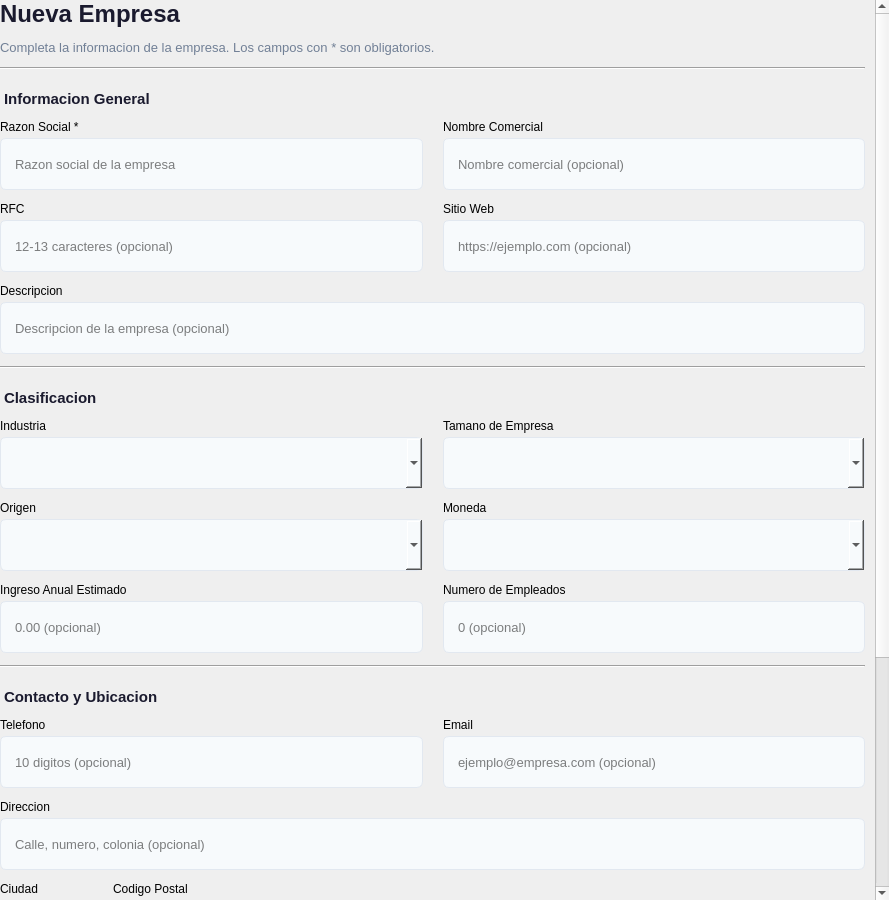
<?xml version="1.0" encoding="UTF-8"?>
<ui version="4.0">
 <class>EmpresaForm</class>
 <widget class="QWidget" name="EmpresaForm">
  <property name="geometry">
   <rect>
    <x>0</x>
    <y>0</y>
    <width>889</width>
    <height>900</height>
   </rect>
  </property>
  <property name="styleSheet">
   <string notr="true">
/* === FORM GLOBAL === */
QWidget#EmpresaForm {
    background-color: transparent;
}

/* === LABELS === */
QLabel#form_titulo {
    font-size: 24px;
    font-weight: bold;
    color: #1a1a2e;
}
QLabel#form_subtitulo {
    font-size: 13px;
    color: #718096;
}
QLabel#seccionGeneral, QLabel#seccionClasificacion, QLabel#seccionUbicacion, QLabel#seccionAsignacion {
    font-size: 15px;
    font-weight: bold;
    color: #1a1a2e;
    padding-top: 8px;
}
QLabel.fieldLabel {
    font-size: 13px;
    color: #2d3748;
    font-weight: 600;
}

/* === INPUTS === */
QLineEdit, QComboBox {
    padding: 8px 12px;
    border: 1px solid #e2e8f0;
    border-radius: 6px;
    background-color: #f7fafc;
    font-size: 13px;
    min-height: 34px;
}
QLineEdit:focus, QComboBox:focus {
    border: 1px solid #4a90d9;
    background-color: white;
}
QLineEdit:hover, QComboBox:hover {
    border: 1px solid #cbd5e0;
}

/* === CHECKBOX === */
QCheckBox#check_activo {
    font-size: 13px;
    color: #2d3748;
    spacing: 8px;
}
QCheckBox#check_activo::indicator {
    width: 18px;
    height: 18px;
    border: 2px solid #e2e8f0;
    border-radius: 4px;
    background-color: #f7fafc;
}
QCheckBox#check_activo::indicator:checked {
    background-color: #4a90d9;
    border-color: #4a90d9;
}
QCheckBox#check_activo::indicator:hover {
    border-color: #cbd5e0;
}

/* === BUTTONS === */
QPushButton#btn_guardar {
    background-color: #4a90d9;
    color: white;
    border: none;
    border-radius: 6px;
    font-size: 14px;
    font-weight: 600;
    padding: 10px 24px;
    min-height: 38px;
}
QPushButton#btn_guardar:hover {
    background-color: #3a7bc8;
}
QPushButton#btn_guardar:pressed {
    background-color: #2a6bb8;
}
QPushButton#btn_limpiar, QPushButton#btn_cancelar {
    background-color: white;
    color: #2d3748;
    border: 1px solid #e2e8f0;
    border-radius: 6px;
    font-size: 14px;
    font-weight: 500;
    padding: 10px 20px;
    min-height: 38px;
}
QPushButton#btn_limpiar:hover, QPushButton#btn_cancelar:hover {
    background-color: #f7fafc;
    border-color: #cbd5e0;
}

/* === SEPARATOR === */
QFrame#separator1, QFrame#separator2, QFrame#separator3, QFrame#separator4 {
    color: #e2e8f0;
}
   </string>
  </property>
  <layout class="QVBoxLayout" name="formMainLayout">
   <property name="leftMargin"><number>0</number></property>
   <property name="topMargin"><number>0</number></property>
   <property name="rightMargin"><number>0</number></property>
   <property name="bottomMargin"><number>0</number></property>
   <item>
    <widget class="QScrollArea" name="scrollArea">
     <property name="frameShape"><enum>QFrame::NoFrame</enum></property>
     <property name="widgetResizable"><bool>true</bool></property>
     <widget class="QWidget" name="scrollContent">
      <property name="styleSheet">
       <string notr="true">QWidget#scrollContent { background-color: transparent; }</string>
      </property>
      <layout class="QVBoxLayout" name="scrollLayout">
       <property name="spacing"><number>12</number></property>
       <property name="leftMargin"><number>0</number></property>
       <property name="topMargin"><number>0</number></property>
       <property name="rightMargin"><number>10</number></property>
       <property name="bottomMargin"><number>10</number></property>

       <!-- TITULO -->
       <item>
        <widget class="QLabel" name="form_titulo">
         <property name="text"><string>Nueva Empresa</string></property>
        </widget>
       </item>
       <item>
        <widget class="QLabel" name="form_subtitulo">
         <property name="text"><string>Completa la informacion de la empresa. Los campos con * son obligatorios.</string></property>
         <property name="wordWrap"><bool>true</bool></property>
        </widget>
       </item>

       <!-- SEPARATOR 1 -->
       <item>
        <widget class="QFrame" name="separator1">
         <property name="frameShape"><enum>QFrame::HLine</enum></property>
         <property name="frameShadow"><enum>QFrame::Sunken</enum></property>
        </widget>
       </item>

       <!-- SECCION: Informacion General -->
       <item>
        <widget class="QLabel" name="seccionGeneral">
         <property name="text"><string>Informacion General</string></property>
        </widget>
       </item>

       <!-- Row 1: Razon Social + Nombre Comercial -->
       <item>
        <layout class="QHBoxLayout" name="row1Layout">
         <property name="spacing"><number>20</number></property>
         <item>
          <layout class="QVBoxLayout" name="razonSocialLayout">
           <property name="spacing"><number>4</number></property>
           <item>
            <widget class="QLabel" name="label_razon_social">
             <property name="text"><string>Razon Social *</string></property>
            </widget>
           </item>
           <item>
            <widget class="QLineEdit" name="input_razon_social">
             <property name="placeholderText"><string>Razon social de la empresa</string></property>
            </widget>
           </item>
          </layout>
         </item>
         <item>
          <layout class="QVBoxLayout" name="nombreComercialLayout">
           <property name="spacing"><number>4</number></property>
           <item>
            <widget class="QLabel" name="label_nombre_comercial">
             <property name="text"><string>Nombre Comercial</string></property>
            </widget>
           </item>
           <item>
            <widget class="QLineEdit" name="input_nombre_comercial">
             <property name="placeholderText"><string>Nombre comercial (opcional)</string></property>
            </widget>
           </item>
          </layout>
         </item>
        </layout>
       </item>

       <!-- Row 2: RFC + Sitio Web -->
       <item>
        <layout class="QHBoxLayout" name="row2Layout">
         <property name="spacing"><number>20</number></property>
         <item>
          <layout class="QVBoxLayout" name="rfcLayout">
           <property name="spacing"><number>4</number></property>
           <item>
            <widget class="QLabel" name="label_rfc">
             <property name="text"><string>RFC</string></property>
            </widget>
           </item>
           <item>
            <widget class="QLineEdit" name="input_rfc">
             <property name="maxLength"><number>13</number></property>
             <property name="placeholderText"><string>12-13 caracteres (opcional)</string></property>
            </widget>
           </item>
          </layout>
         </item>
         <item>
          <layout class="QVBoxLayout" name="sitioWebLayout">
           <property name="spacing"><number>4</number></property>
           <item>
            <widget class="QLabel" name="label_sitio_web">
             <property name="text"><string>Sitio Web</string></property>
            </widget>
           </item>
           <item>
            <widget class="QLineEdit" name="input_sitio_web">
             <property name="placeholderText"><string>https://ejemplo.com (opcional)</string></property>
            </widget>
           </item>
          </layout>
         </item>
        </layout>
       </item>

       <!-- Row 3: Descripcion (ancho completo) -->
       <item>
        <layout class="QVBoxLayout" name="descripcionLayout">
         <property name="spacing"><number>4</number></property>
         <item>
          <widget class="QLabel" name="label_descripcion">
           <property name="text"><string>Descripcion</string></property>
          </widget>
         </item>
         <item>
          <widget class="QLineEdit" name="input_descripcion">
           <property name="placeholderText"><string>Descripcion de la empresa (opcional)</string></property>
          </widget>
         </item>
        </layout>
       </item>

       <!-- SEPARATOR 2 -->
       <item>
        <widget class="QFrame" name="separator2">
         <property name="frameShape"><enum>QFrame::HLine</enum></property>
         <property name="frameShadow"><enum>QFrame::Sunken</enum></property>
        </widget>
       </item>

       <!-- SECCION: Clasificacion -->
       <item>
        <widget class="QLabel" name="seccionClasificacion">
         <property name="text"><string>Clasificacion</string></property>
        </widget>
       </item>

       <!-- Row 4: Industria + Tamano -->
       <item>
        <layout class="QHBoxLayout" name="row4Layout">
         <property name="spacing"><number>20</number></property>
         <item>
          <layout class="QVBoxLayout" name="industriaLayout">
           <property name="spacing"><number>4</number></property>
           <item>
            <widget class="QLabel" name="label_industria">
             <property name="text"><string>Industria</string></property>
            </widget>
           </item>
           <item>
            <widget class="QComboBox" name="combo_industria"/>
           </item>
          </layout>
         </item>
         <item>
          <layout class="QVBoxLayout" name="tamanoLayout">
           <property name="spacing"><number>4</number></property>
           <item>
            <widget class="QLabel" name="label_tamano">
             <property name="text"><string>Tamano de Empresa</string></property>
            </widget>
           </item>
           <item>
            <widget class="QComboBox" name="combo_tamano"/>
           </item>
          </layout>
         </item>
        </layout>
       </item>

       <!-- Row 5: Origen + Moneda -->
       <item>
        <layout class="QHBoxLayout" name="row5Layout">
         <property name="spacing"><number>20</number></property>
         <item>
          <layout class="QVBoxLayout" name="origenLayout">
           <property name="spacing"><number>4</number></property>
           <item>
            <widget class="QLabel" name="label_origen">
             <property name="text"><string>Origen</string></property>
            </widget>
           </item>
           <item>
            <widget class="QComboBox" name="combo_origen"/>
           </item>
          </layout>
         </item>
         <item>
          <layout class="QVBoxLayout" name="monedaLayout">
           <property name="spacing"><number>4</number></property>
           <item>
            <widget class="QLabel" name="label_moneda">
             <property name="text"><string>Moneda</string></property>
            </widget>
           </item>
           <item>
            <widget class="QComboBox" name="combo_moneda"/>
           </item>
          </layout>
         </item>
        </layout>
       </item>

       <!-- Row 6: Ingreso Anual + Num Empleados -->
       <item>
        <layout class="QHBoxLayout" name="row6Layout">
         <property name="spacing"><number>20</number></property>
         <item>
          <layout class="QVBoxLayout" name="ingresoLayout">
           <property name="spacing"><number>4</number></property>
           <item>
            <widget class="QLabel" name="label_ingreso_anual">
             <property name="text"><string>Ingreso Anual Estimado</string></property>
            </widget>
           </item>
           <item>
            <widget class="QLineEdit" name="input_ingreso_anual">
             <property name="placeholderText"><string>0.00 (opcional)</string></property>
            </widget>
           </item>
          </layout>
         </item>
         <item>
          <layout class="QVBoxLayout" name="numEmpleadosLayout">
           <property name="spacing"><number>4</number></property>
           <item>
            <widget class="QLabel" name="label_num_empleados">
             <property name="text"><string>Numero de Empleados</string></property>
            </widget>
           </item>
           <item>
            <widget class="QLineEdit" name="input_num_empleados">
             <property name="placeholderText"><string>0 (opcional)</string></property>
            </widget>
           </item>
          </layout>
         </item>
        </layout>
       </item>

       <!-- SEPARATOR 3 -->
       <item>
        <widget class="QFrame" name="separator3">
         <property name="frameShape"><enum>QFrame::HLine</enum></property>
         <property name="frameShadow"><enum>QFrame::Sunken</enum></property>
        </widget>
       </item>

       <!-- SECCION: Contacto y Ubicacion -->
       <item>
        <widget class="QLabel" name="seccionUbicacion">
         <property name="text"><string>Contacto y Ubicacion</string></property>
        </widget>
       </item>

       <!-- Row 7: Telefono + Email -->
       <item>
        <layout class="QHBoxLayout" name="row7Layout">
         <property name="spacing"><number>20</number></property>
         <item>
          <layout class="QVBoxLayout" name="telefonoLayout">
           <property name="spacing"><number>4</number></property>
           <item>
            <widget class="QLabel" name="label_telefono">
             <property name="text"><string>Telefono</string></property>
            </widget>
           </item>
           <item>
            <widget class="QLineEdit" name="input_telefono">
             <property name="maxLength"><number>10</number></property>
             <property name="placeholderText"><string>10 digitos (opcional)</string></property>
            </widget>
           </item>
          </layout>
         </item>
         <item>
          <layout class="QVBoxLayout" name="emailLayout">
           <property name="spacing"><number>4</number></property>
           <item>
            <widget class="QLabel" name="label_email">
             <property name="text"><string>Email</string></property>
            </widget>
           </item>
           <item>
            <widget class="QLineEdit" name="input_email">
             <property name="placeholderText"><string>ejemplo@empresa.com (opcional)</string></property>
            </widget>
           </item>
          </layout>
         </item>
        </layout>
       </item>

       <!-- Row 8: Direccion (ancho completo) -->
       <item>
        <layout class="QVBoxLayout" name="direccionLayout">
         <property name="spacing"><number>4</number></property>
         <item>
          <widget class="QLabel" name="label_direccion">
           <property name="text"><string>Direccion</string></property>
          </widget>
         </item>
         <item>
          <widget class="QLineEdit" name="input_direccion">
           <property name="placeholderText"><string>Calle, numero, colonia (opcional)</string></property>
          </widget>
         </item>
        </layout>
       </item>

       <!-- Row 9: Ciudad + Codigo Postal -->
       <item>
        <layout class="QHBoxLayout" name="row9Layout">
         <property name="spacing"><number>20</number></property>
         <item>
          <layout class="QVBoxLayout" name="ciudadLayout">
           <property name="spacing"><number>4</number></property>
           <item>
            <widget class="QLabel" name="label_ciudad">
             <property name="text"><string>Ciudad</string></property>
            </widget>
           </item>
           <item>
            <widget class="QComboBox" name="combo_ciudad"/>
           </item>
          </layout>
         </item>
         <item>
          <layout class="QVBoxLayout" name="cpLayout">
           <property name="spacing"><number>4</number></property>
           <item>
            <widget class="QLabel" name="label_codigo_postal">
             <property name="text"><string>Codigo Postal</string></property>
            </widget>
           </item>
           <item>
            <widget class="QLineEdit" name="input_codigo_postal">
             <property name="maxLength"><number>5</number></property>
             <property name="placeholderText"><string>5 digitos (opcional)</string></property>
            </widget>
           </item>
          </layout>
         </item>
        </layout>
       </item>

       <!-- SEPARATOR 4 -->
       <item>
        <widget class="QFrame" name="separator4">
         <property name="frameShape"><enum>QFrame::HLine</enum></property>
         <property name="frameShadow"><enum>QFrame::Sunken</enum></property>
        </widget>
       </item>

       <!-- SECCION: Asignacion y Estado -->
       <item>
        <widget class="QLabel" name="seccionAsignacion">
         <property name="text"><string>Asignacion y Estado</string></property>
        </widget>
       </item>

       <!-- Row 10: Propietario + Activo -->
       <item>
        <layout class="QHBoxLayout" name="row10Layout">
         <property name="spacing"><number>20</number></property>
         <item>
          <layout class="QVBoxLayout" name="propietarioLayout">
           <property name="spacing"><number>4</number></property>
           <item>
            <widget class="QLabel" name="label_propietario">
             <property name="text"><string>Propietario</string></property>
            </widget>
           </item>
           <item>
            <widget class="QComboBox" name="combo_propietario"/>
           </item>
          </layout>
         </item>
         <item>
          <layout class="QVBoxLayout" name="estadoLayout">
           <property name="spacing"><number>4</number></property>
           <item>
            <widget class="QLabel" name="label_activo">
             <property name="text"><string>Estado</string></property>
            </widget>
           </item>
           <item>
            <widget class="QCheckBox" name="check_activo">
             <property name="text"><string>Empresa activa</string></property>
             <property name="checked"><bool>true</bool></property>
            </widget>
           </item>
          </layout>
         </item>
        </layout>
       </item>

       <!-- SPACER -->
       <item>
        <spacer name="formBottomSpacer">
         <property name="orientation"><enum>Qt::Vertical</enum></property>
         <property name="sizeType"><enum>QSizePolicy::Fixed</enum></property>
         <property name="sizeHint" stdset="0">
          <size><width>20</width><height>10</height></size>
         </property>
        </spacer>
       </item>

       <!-- BUTTONS -->
       <item>
        <layout class="QHBoxLayout" name="buttonsLayout">
         <property name="spacing"><number>12</number></property>
         <item>
          <widget class="QPushButton" name="btn_guardar">
           <property name="cursor"><cursorShape>PointingHandCursor</cursorShape></property>
           <property name="text"><string>Guardar Empresa</string></property>
          </widget>
         </item>
         <item>
          <widget class="QPushButton" name="btn_limpiar">
           <property name="cursor"><cursorShape>PointingHandCursor</cursorShape></property>
           <property name="text"><string>Limpiar</string></property>
          </widget>
         </item>
         <item>
          <widget class="QPushButton" name="btn_cancelar">
           <property name="cursor"><cursorShape>PointingHandCursor</cursorShape></property>
           <property name="text"><string>Cancelar</string></property>
          </widget>
         </item>
         <item>
          <spacer name="buttonsSpacer">
           <property name="orientation"><enum>Qt::Horizontal</enum></property>
           <property name="sizeHint" stdset="0">
            <size><width>40</width><height>20</height></size>
           </property>
          </spacer>
         </item>
        </layout>
       </item>

       <!-- FINAL SPACER -->
       <item>
        <spacer name="finalSpacer">
         <property name="orientation"><enum>Qt::Vertical</enum></property>
         <property name="sizeHint" stdset="0">
          <size><width>20</width><height>40</height></size>
         </property>
        </spacer>
       </item>

      </layout>
     </widget>
    </widget>
   </item>
  </layout>
 </widget>
 <resources/>
 <connections/>
</ui>
